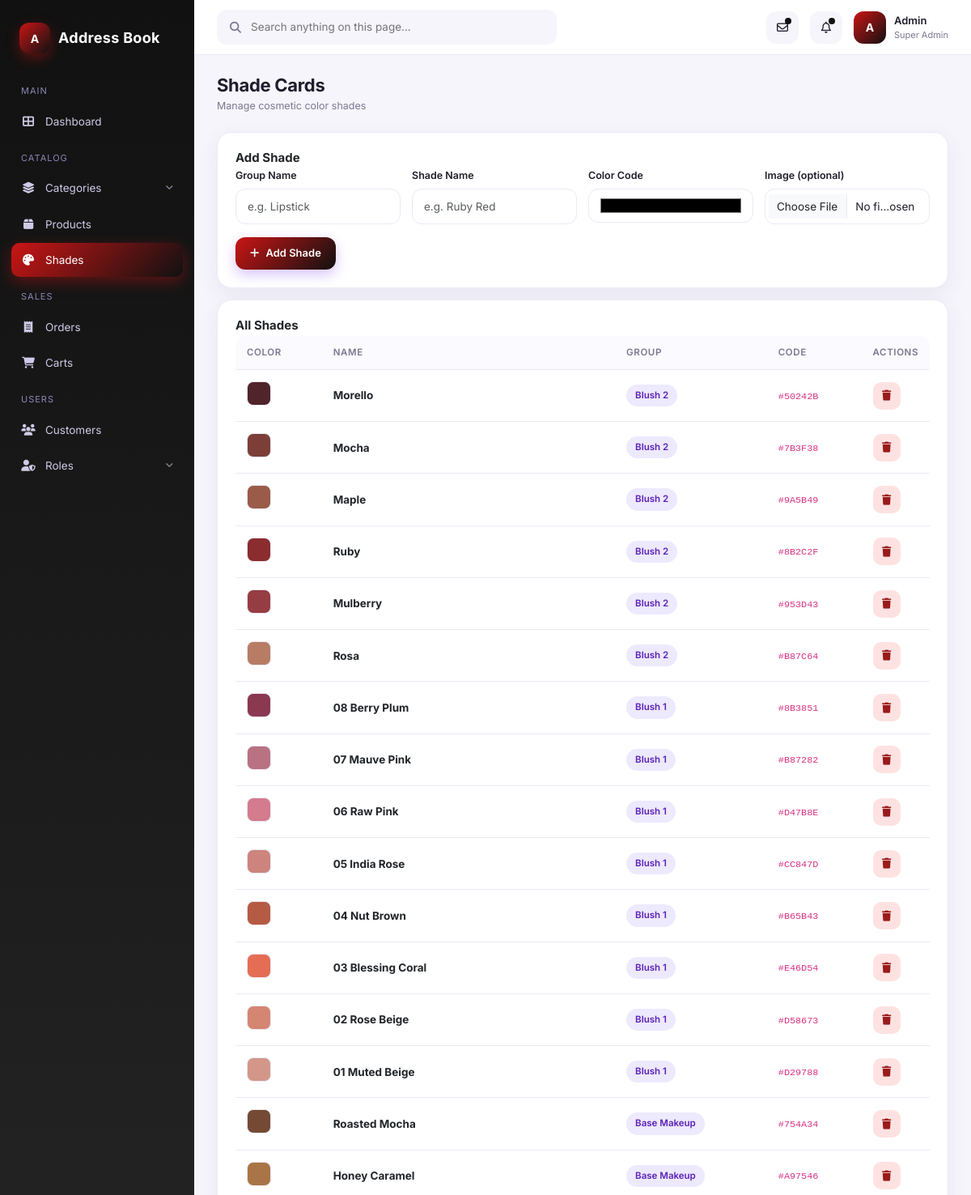
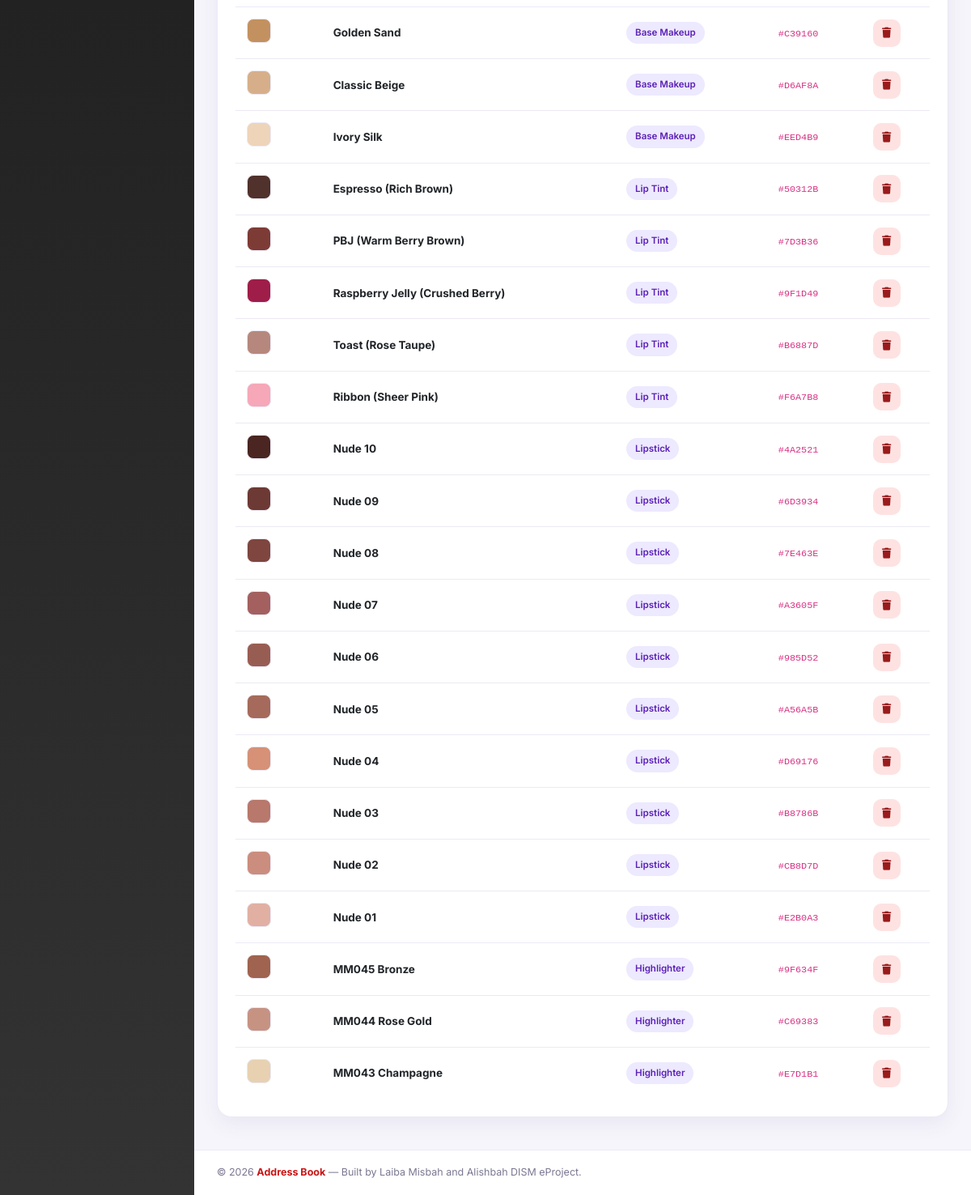
Screenshot of /admin/view_shades.php with the database file from the repository (2 pictures, top to bottom).
### tables this page shows
CREATE TABLE `shade_cards` (
  `scard_id` int(11) NOT NULL,
  `group_name` varchar(50) DEFAULT NULL,
  `shade_name` varchar(50) DEFAULT NULL,
  `shade_color_code` varchar(10) DEFAULT NULL,
  `shade_image` varchar(100) DEFAULT NULL
);

### admin/view_shades.php (the view, shortened to what this page needs)
<?php
include 'header.php';
$rows=mysqli_query($con,"SELECT * FROM shade_cards ORDER BY scard_id DESC");
?>
<div class="page-header"><div><h1>Shade Cards</h1><div class="crumb">Manage cosmetic color shades</div></div></div>
<div class="card mb-3">
  <h3 class="card-title">Add Shade</h3>
  <form method="post" enctype="multipart/form-data">
    <div class="row g-3">
      <div class="col-md-3"><div class="form-group"><label>Group Name</label><input type="text" name="group_name" class="form-control" placeholder="e.g. Lipstick" required></div></div>
      <div class="col-md-3"><div class="form-group"><label>Shade Name</label><input type="text" name="shade_name" class="form-control" placeholder="e.g. Ruby Red" required></div></div>
      <div class="col-md-3"><div class="form-group"><label>Color Code</label><input type="color" name="shade_color_code" class="form-control" style="height:42px" required></div></div>
      <div class="col-md-3"><div class="form-group"><label>Image (optional)</label><input type="file" name="shade_image" class="form-control" accept="image/*"></div></div>
    </div>
    <button class="btn btn-primary" name="add_shade"><i class="fas fa-plus"></i> Add Shade</button>
  </form>
</div>
<div class="card">
  <h3 class="card-title">All Shades</h3>
  <div class="table-wrap">
    <table class="data">
      <thead><tr><th>Color</th><th>Name</th><th>Group</th><th>Code</th><th style="width:80px">Actions</th></tr></thead>
      <tbody>
      <?php if($rows && mysqli_num_rows($rows)>0): while($r=mysqli_fetch_assoc($rows)): ?>
        <tr>
          <td><span class="color-swatch" style="background:<?= htmlspecialchars($r['shade_color_code']) ?>"></span></td>
          <td><strong><?= htmlspecialchars($r['shade_name']) ?></strong></td>
          <td><span class="pill purple"><?= htmlspecialchars($r['group_name']) ?></span></td>
          <td><code><?= htmlspecialchars($r['shade_color_code']) ?></code></td>
          <td><a href="?del_id=<?= $r['scard_id'] ?>" class="btn btn-danger btn-icon" onclick="return confirm('Delete?')"><i class="fas fa-trash"></i></a></td>
        </tr>
      <?php endwhile; else: ?>
        <tr><td colspan="5" class="text-center text-muted py-4">No shades</td></tr>
      <?php endif; ?>
      </tbody>
    </table>
  </div>
</div>
<?php include 'footer.php'; ?>

### assets/admin/css/style.css (style rules this page uses)
:root { --bg:#f6f5fb; --surface:#ffffff; --surface-2:#fbfaff; --text:#1f1d2b; --text-muted:#7a7891; --border:#ece9f5; --primary:#ca1515; --primary-2:#111111; --pink:#111111; --blue:#3b82f6; --cyan:#06b6d4; --green:#10b981; --orange:#f59e0b; --red:#ca1515; --gold:#fbbf24; --grad-purple: linear-gradient(135deg,#ca1515 0%, #111111 100%); --grad-orange: linear-gradient(135deg,#ca1515 0%, #f59e0b 100%); --grad-blue: linear-gradient(135deg,#ca1515 0%, #3b82f6 100%); --grad-green: linear-gradient(135deg,#ca1515 0%, #10b981 100%); --shadow-sm: 0 2px 6px rgba(40,30,80,.05); --shadow: 0 8px 24px rgba(80,60,140,.08); --shadow-lg: 0 20px 40px rgba(80,60,140,.12); --radius: 18px; --radius-sm: 12px; --sidebar-w: 240px; }
* { box-sizing:border-box; }
html,body { margin:0;padding:0;background:var(--bg);color:var(--text); font-family:'Inter','Segoe UI',system-ui,-apple-system,sans-serif; font-size:14px;-webkit-font-smoothing:antialiased; }
a { color:inherit;text-decoration:none; }
.page-header { display:flex;align-items:center;justify-content:space-between;margin-bottom:22px; }
.page-header h1 { margin:0;font-size:22px;font-weight:700;letter-spacing:-.3px; }
.page-header .crumb { font-size:12.5px;color:var(--text-muted);margin-top:4px; }
.card { background:var(--surface);border-radius:var(--radius); box-shadow:var(--shadow);padding:22px;border:1px solid var(--border); }
.card-title { font-size:15px;font-weight:700;margin:0 0 4px; }
.table-wrap { overflow-x:auto;border-radius:var(--radius-sm); }
table.data { width:100%;border-collapse:separate;border-spacing:0; }
table.data thead th { text-align:left;font-size:11.5px;text-transform:uppercase;letter-spacing:.6px; color:var(--text-muted);font-weight:600;padding:12px 14px;background:var(--surface-2); border-bottom:1px solid var(--border); }
table.data tbody td { padding:14px;border-bottom:1px solid var(--border);font-size:13.5px;vertical-align:middle; }
table.data tbody tr:last-child td { border-bottom:none; }
.pill { display:inline-flex;align-items:center;gap:5px;padding:5px 11px;border-radius:999px; font-size:11.5px;font-weight:600; }
.pill.purple { background:#ede9fe;color:#5b21b6; }
.btn { display:inline-flex;align-items:center;gap:8px;padding:10px 18px;border-radius:12px; font-size:13px;font-weight:600;border:none;cursor:pointer;transition:all .2s; }
.btn-primary { background:var(--grad-purple);color:#fff;box-shadow:0 6px 16px rgba(124,58,237,.3); }
.btn-danger { background:#fee2e2;color:#991b1b; }
.btn-icon { width:34px;height:34px;border-radius:10px;display:inline-grid;place-items:center;padding:0; }
.form-group { margin-bottom:16px; }
.form-group label { display:block;font-size:12.5px;font-weight:600;color:var(--text);margin-bottom:6px; }
.form-control { width:100%;padding:11px 14px;border-radius:12px;border:1px solid var(--border); background:var(--surface);font-size:13.5px;color:var(--text);outline:none;transition:all .2s; font-family:inherit; }
.color-swatch { width:30px;height:30px;border-radius:8px;border:1px solid var(--border);display:inline-block; }

### rows the page displays
shade_cards: shade_name "Morello", group_name "Blush 2", shade_color_code "#50242B"
shade_cards: shade_name "Mocha", group_name "Blush 2", shade_color_code "#7B3F38"
shade_cards: shade_name "Maple", group_name "Blush 2", shade_color_code "#9A5B49"
shade_cards: shade_name "Ruby", group_name "Blush 2", shade_color_code "#8B2C2F"
shade_cards: shade_name "Mulberry", group_name "Blush 2", shade_color_code "#953D43"
shade_cards: shade_name "Rosa", group_name "Blush 2", shade_color_code "#B87C64"
shade_cards: shade_name "08 Berry Plum", group_name "Blush 1", shade_color_code "#8B3851"
shade_cards: shade_name "07 Mauve Pink", group_name "Blush 1", shade_color_code "#B87282"
shade_cards: shade_name "06 Raw Pink", group_name "Blush 1", shade_color_code "#D47B8E"
shade_cards: shade_name "05 India Rose", group_name "Blush 1", shade_color_code "#CC847D"
shade_cards: shade_name "04 Nut Brown", group_name "Blush 1", shade_color_code "#B65B43"
shade_cards: shade_name "03 Blessing Coral", group_name "Blush 1", shade_color_code "#E46D54"
shade_cards: shade_name "02 Rose Beige", group_name "Blush 1", shade_color_code "#D58673"
shade_cards: shade_name "01 Muted Beige", group_name "Blush 1", shade_color_code "#D29788"
shade_cards: shade_name "Roasted Mocha", group_name "Base Makeup", shade_color_code "#754A34"
shade_cards: shade_name "Honey Caramel", group_name "Base Makeup", shade_color_code "#A97546"
shade_cards: shade_name "Golden Sand", group_name "Base Makeup", shade_color_code "#C39160"
shade_cards: shade_name "Classic Beige", group_name "Base Makeup", shade_color_code "#D6AF8A"
shade_cards: shade_name "Ivory Silk", group_name "Base Makeup", shade_color_code "#EED4B9"
shade_cards: shade_name "Espresso (Rich Brown)", group_name "Lip Tint", shade_color_code "#50312B"
shade_cards: shade_name "PBJ (Warm Berry Brown)", group_name "Lip Tint", shade_color_code "#7D3B36"
shade_cards: shade_name "Raspberry Jelly (Crushed Berry)", group_name "Lip Tint", shade_color_code "#9F1D49"
shade_cards: shade_name "Toast (Rose Taupe)", group_name "Lip Tint", shade_color_code "#B6887D"
shade_cards: shade_name "Ribbon (Sheer Pink)", group_name "Lip Tint", shade_color_code "#F6A7B8"
shade_cards: shade_name "Nude 10", group_name "Lipstick", shade_color_code "#4A2521"
shade_cards: shade_name "Nude 09", group_name "Lipstick", shade_color_code "#6D3934"
shade_cards: shade_name "Nude 08", group_name "Lipstick", shade_color_code "#7E463E"
shade_cards: shade_name "Nude 07", group_name "Lipstick", shade_color_code "#A3605F"
shade_cards: shade_name "Nude 06", group_name "Lipstick", shade_color_code "#985D52"
shade_cards: shade_name "Nude 05", group_name "Lipstick", shade_color_code "#A56A5B"
shade_cards: shade_name "Nude 04", group_name "Lipstick", shade_color_code "#D69176"
shade_cards: shade_name "Nude 03", group_name "Lipstick", shade_color_code "#B8786B"
shade_cards: shade_name "Nude 02", group_name "Lipstick", shade_color_code "#CB8D7D"
shade_cards: shade_name "Nude 01", group_name "Lipstick", shade_color_code "#E2B0A3"
shade_cards: shade_name "MM045 Bronze", group_name "Highlighter", shade_color_code "#9F634F"
shade_cards: shade_name "MM044 Rose Gold", group_name "Highlighter", shade_color_code "#C69383"
shade_cards: shade_name "MM043 Champagne", group_name "Highlighter", shade_color_code "#E7D1B1"
